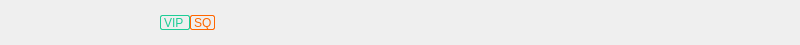
<?xml version="1.0" encoding="UTF-8"?>
<ui version="4.0">
 <class>ListItemBox</class>
 <widget class="QWidget" name="ListItemBox">
  <property name="geometry">
   <rect>
    <x>0</x>
    <y>0</y>
    <width>800</width>
    <height>45</height>
   </rect>
  </property>
  <property name="windowTitle">
   <string>Form</string>
  </property>
  <property name="styleSheet">
   <string notr="true"/>
  </property>
  <layout class="QHBoxLayout" name="horizontalLayout">
   <property name="spacing">
    <number>0</number>
   </property>
   <property name="leftMargin">
    <number>0</number>
   </property>
   <property name="topMargin">
    <number>0</number>
   </property>
   <property name="rightMargin">
    <number>0</number>
   </property>
   <property name="bottomMargin">
    <number>0</number>
   </property>
   <item>
    <widget class="QWidget" name="musicNameBox" native="true">
     <property name="minimumSize">
      <size>
       <width>300</width>
       <height>0</height>
      </size>
     </property>
     <property name="maximumSize">
      <size>
       <width>300</width>
       <height>16777215</height>
      </size>
     </property>
     <layout class="QHBoxLayout" name="horizontalLayout_2">
      <property name="spacing">
       <number>0</number>
      </property>
      <property name="leftMargin">
       <number>0</number>
      </property>
      <property name="topMargin">
       <number>0</number>
      </property>
      <property name="rightMargin">
       <number>0</number>
      </property>
      <property name="bottomMargin">
       <number>0</number>
      </property>
      <item>
       <widget class="QPushButton" name="likeBtn">
        <property name="minimumSize">
         <size>
          <width>30</width>
          <height>30</height>
         </size>
        </property>
        <property name="maximumSize">
         <size>
          <width>25</width>
          <height>25</height>
         </size>
        </property>
        <property name="sizeIncrement">
         <size>
          <width>0</width>
          <height>0</height>
         </size>
        </property>
        <property name="styleSheet">
         <string notr="true">#likeBtn{
	border:none;
}


</string>
        </property>
        <property name="text">
         <string/>
        </property>
       </widget>
      </item>
      <item>
       <widget class="QLabel" name="musicNameLabel">
        <property name="minimumSize">
         <size>
          <width>130</width>
          <height>0</height>
         </size>
        </property>
        <property name="maximumSize">
         <size>
          <width>130</width>
          <height>16777215</height>
         </size>
        </property>
        <property name="text">
         <string/>
        </property>
       </widget>
      </item>
      <item>
       <widget class="QLabel" name="VIPLabel">
        <property name="minimumSize">
         <size>
          <width>30</width>
          <height>15</height>
         </size>
        </property>
        <property name="maximumSize">
         <size>
          <width>30</width>
          <height>15</height>
         </size>
        </property>
        <property name="styleSheet">
         <string notr="true">#VIPLabel { 
	border:1px solid #1ECD96;
	color:#1ECD96; 
	border-radius:2px; 
}</string>
        </property>
        <property name="text">
         <string>VIP</string>
        </property>
       </widget>
      </item>
      <item>
       <widget class="QLabel" name="SQLabel">
        <property name="minimumSize">
         <size>
          <width>25</width>
          <height>15</height>
         </size>
        </property>
        <property name="maximumSize">
         <size>
          <width>25</width>
          <height>15</height>
         </size>
        </property>
        <property name="styleSheet">
         <string notr="true">#SQLabel { 
	border:1px solid #FF6600; 
	color:#FF6600; 
	border-radius:2px; 
}</string>
        </property>
        <property name="text">
         <string>SQ</string>
        </property>
       </widget>
      </item>
      <item>
       <spacer name="horizontalSpacer">
        <property name="orientation">
         <enum>Qt::Horizontal</enum>
        </property>
        <property name="sizeHint" stdset="0">
         <size>
          <width>87</width>
          <height>20</height>
         </size>
        </property>
       </spacer>
      </item>
     </layout>
    </widget>
   </item>
   <item>
    <widget class="QWidget" name="musicSingerBox" native="true">
     <property name="minimumSize">
      <size>
       <width>220</width>
       <height>0</height>
      </size>
     </property>
     <property name="maximumSize">
      <size>
       <width>220</width>
       <height>16777215</height>
      </size>
     </property>
     <layout class="QHBoxLayout" name="horizontalLayout_3">
      <property name="spacing">
       <number>0</number>
      </property>
      <property name="leftMargin">
       <number>0</number>
      </property>
      <property name="topMargin">
       <number>0</number>
      </property>
      <property name="rightMargin">
       <number>0</number>
      </property>
      <property name="bottomMargin">
       <number>0</number>
      </property>
      <item>
       <widget class="QLabel" name="musicSingerLabel">
        <property name="styleSheet">
         <string notr="true"/>
        </property>
        <property name="text">
         <string/>
        </property>
        <property name="alignment">
         <set>Qt::AlignCenter</set>
        </property>
       </widget>
      </item>
     </layout>
    </widget>
   </item>
   <item>
    <widget class="QWidget" name="musicAlbumBox" native="true">
     <layout class="QHBoxLayout" name="horizontalLayout_4">
      <property name="spacing">
       <number>0</number>
      </property>
      <property name="leftMargin">
       <number>0</number>
      </property>
      <property name="topMargin">
       <number>0</number>
      </property>
      <property name="rightMargin">
       <number>0</number>
      </property>
      <property name="bottomMargin">
       <number>0</number>
      </property>
      <item>
       <widget class="QLabel" name="albumNameLabel">
        <property name="text">
         <string/>
        </property>
        <property name="alignment">
         <set>Qt::AlignCenter</set>
        </property>
       </widget>
      </item>
     </layout>
    </widget>
   </item>
  </layout>
 </widget>
 <resources/>
 <connections/>
</ui>
